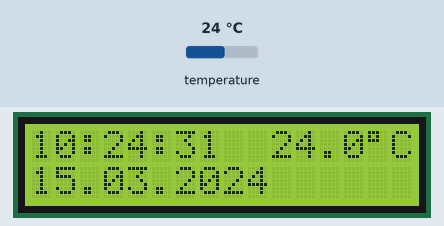
Bench run of a sketch on a simulated Arduino Uno, built with avr-gcc and run on an emulated ATmega328P. Parts: 16×2 character LCD. The inputs (shaded band) are chosen by the test bench; at power-on: temperature 24 °C. The local clock reads 2024-03-15 10:24:30 at power-on unless the sketch sets it; what the sketch prints to the serial monitor is not drawn.

Above: at 1.2 s.
1.3 s: temperature set to 9 °C
At 3.0 s:
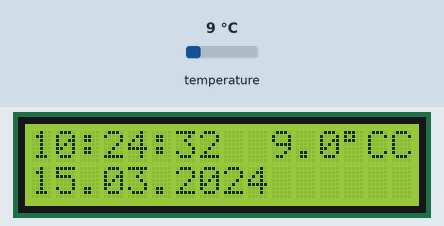
4.3 s: temperature set to 12 °C
At 5.9 s:
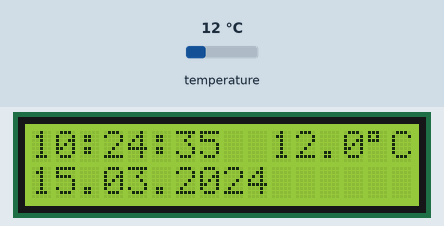
6.6 s: temperature set to 19 °C
At 7.9 s:
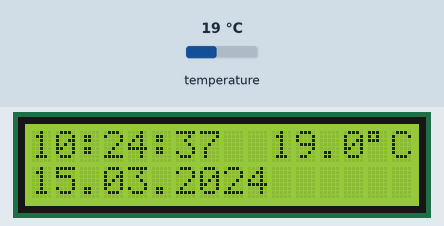
Timing chart, 0 to 9.6 s (numbered marks = the images above; inputs shaded):
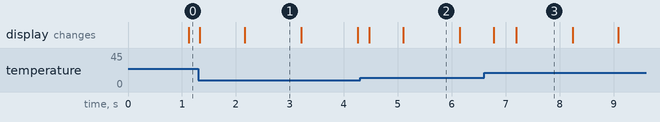

The sketch:

RTC_with_LCD.ino
```cpp
//www.elegoo.com
//2016.12.9

/*
	Display the time retrieved from an RTC module on a liquid crystal display
 */

#include <Arduino.h>

// include the library code:
#include <LiquidCrystal.h>
#include <DS3232RTC.h>    //http://github.com/JChristensen/DS3232RTC
#include <TimeLib.h>
#include <Wire.h>         //http://arduino.cc/en/Reference/Wire (included with Arduino IDE)


// initialize the library with the numbers of the interface pins
LiquidCrystal lcd(7, 8, 9, 10, 11, 12);


void printDigits(char sep, int digits)
{
    // utility function for digital clock display: prints preceding separator and leading 0
	// '~' is used to specify no separator
	if (sep != '~')
        lcd.print(sep);
    if(digits < 10)
        lcd.print('0');
    lcd.print(digits);
}

void digitalClockDisplay(int column, int line)
{
    // digital clock display of the time and date
    lcd.setCursor(column, line);
    int hr = hour();
    printDigits('~', hr);
    printDigits(':', minute());
    printDigits(':', second());
    lcd.setCursor(column, line + 1);
    printDigits('~', day());
    printDigits('.', month());
    printDigits('.', year());
}


void temperatureDisplay(int column, int line)
{
  float c = RTC.temperature() / 4.;
  float f = c * 9. / 5. + 32.;
  lcd.setCursor(column, line);
  // print temperature with one decimal digit
  lcd.print(c, 1);
  lcd.print(char(223));
  lcd.print("C");
}


void setup() {
  // set up the LCD's number of columns and rows:
  lcd.begin(16, 2);

  Serial.begin(9600);
  setSyncProvider(RTC.get);   // the function to get the time from the RTC
  if(timeStatus() != timeSet)
      Serial.println("Unable to sync with the RTC");
  else
      Serial.println("RTC has set the system time");
}

void loop() {
  // set the cursor to column 0, line 0
  digitalClockDisplay(0, 0);
  temperatureDisplay(10, 0);
  delay(200);
}
```

Measured:
- after the input at 1.3 s, the display: first changes at once (image 1 shows a later state)
- after the input at 4.3 s, the display: first changes after 0.17 s (image 2 shows a later state)
- what the display in image 1 shows lasts 1.0 s, from 2.2 s to 3.2 s
